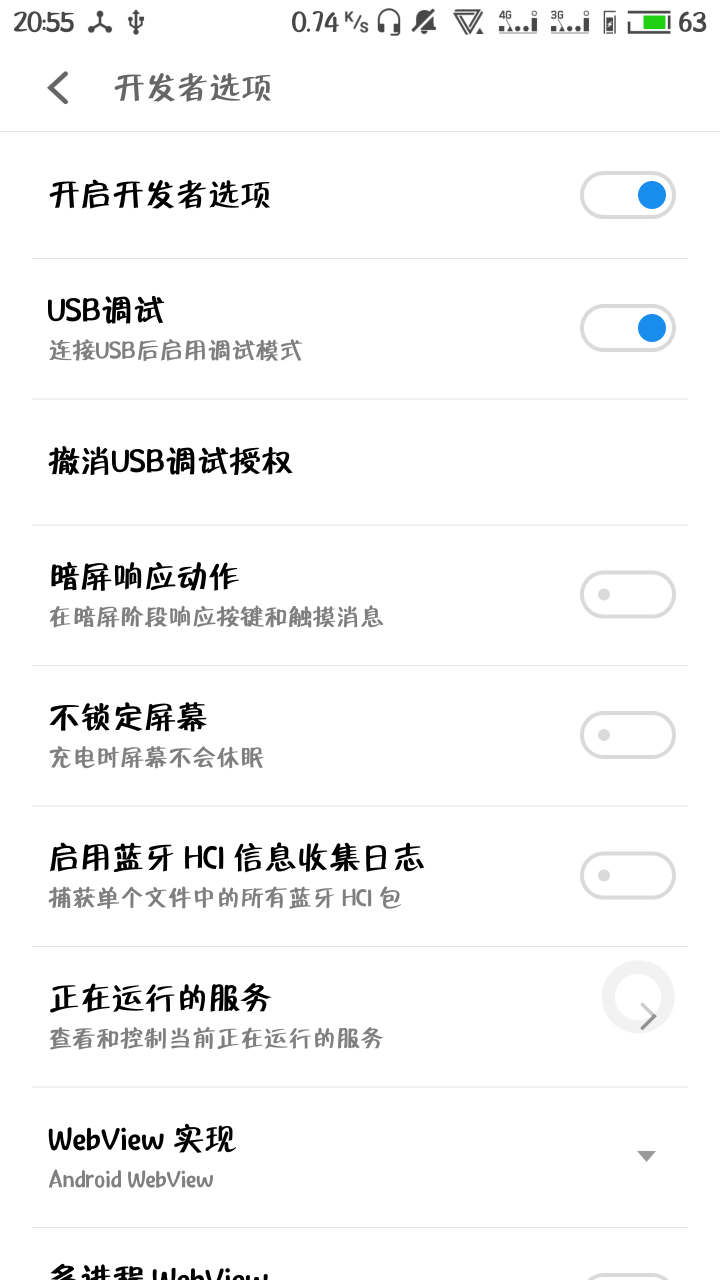
#> input picture 各种测试/QuestionHelper/2018-01-21-20-51-40.png, 1440 x 2560 px (shown at 1/2 size)
$ python -i test.py   (imports and definitions only)
#> lines starting #> are read from the running program, lines starting #| are printed output that depends on the picture
import cv2
import os
from PIL import Image, ImageDraw, ImageFont

ascii_char = list('MNHQ$OC67+>!:-. ')

# 将像素转换为ascii码
def get_char(r, g, b, alpha=256):
	if alpha == 0:
		return ''
	length = len(ascii_char)
	gray = int(0.2126 * r + 0.7152 * g + 0.0722 * b)
	unit = (256.0 + 1) / length
	return ascii_char[int(gray / unit)]

# 将txt转换为图片
def txt2image(file_name):

	im = Image.open(file_name).convert('RGB')

	raw_width = im.width
#> raw_width = 1440
	raw_height = im.height
#> raw_height = 2560
	width = int(raw_width/6)
#> width = 240
	height = int(raw_height/15)
#> height = 170
	im = im.resize((width, height), Image.NEAREST)
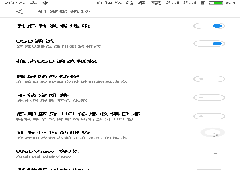
#> im: PIL image 240x170 RGB; mean R, G, B 245.9, 246.1, 246.2

	txt = ''
	colors =[]
	for i in range(height):
		for j in range(width):
			pixel = im.getpixel((j,i))
			colors.append((pixel[0], pixel[1], pixel[2]))
			if len(pixel) == 4:
				txt += get_char(pixel[0], pixel[1], pixel[2], pixel[3])
			else:
				txt += get_char(pixel[0], pixel[1], pixel[2])
		txt += '\n'
		colors.append((255, 255, 255))
	# if file_name == '1.jpg':
	# 	print(txt)
	im_txt = Image.new('RGB', (raw_width, raw_height), (255,255,255))
#> im_txt: PIL image 1440x2560 RGB; every value is 255
	dr = ImageDraw.Draw(im_txt)
	font = ImageFont.load_default().font
	x = y = 0
	font_w, font_h = font.getsize(txt[1])
#> (the run stopped early here; a loop or call above may not have finished)
